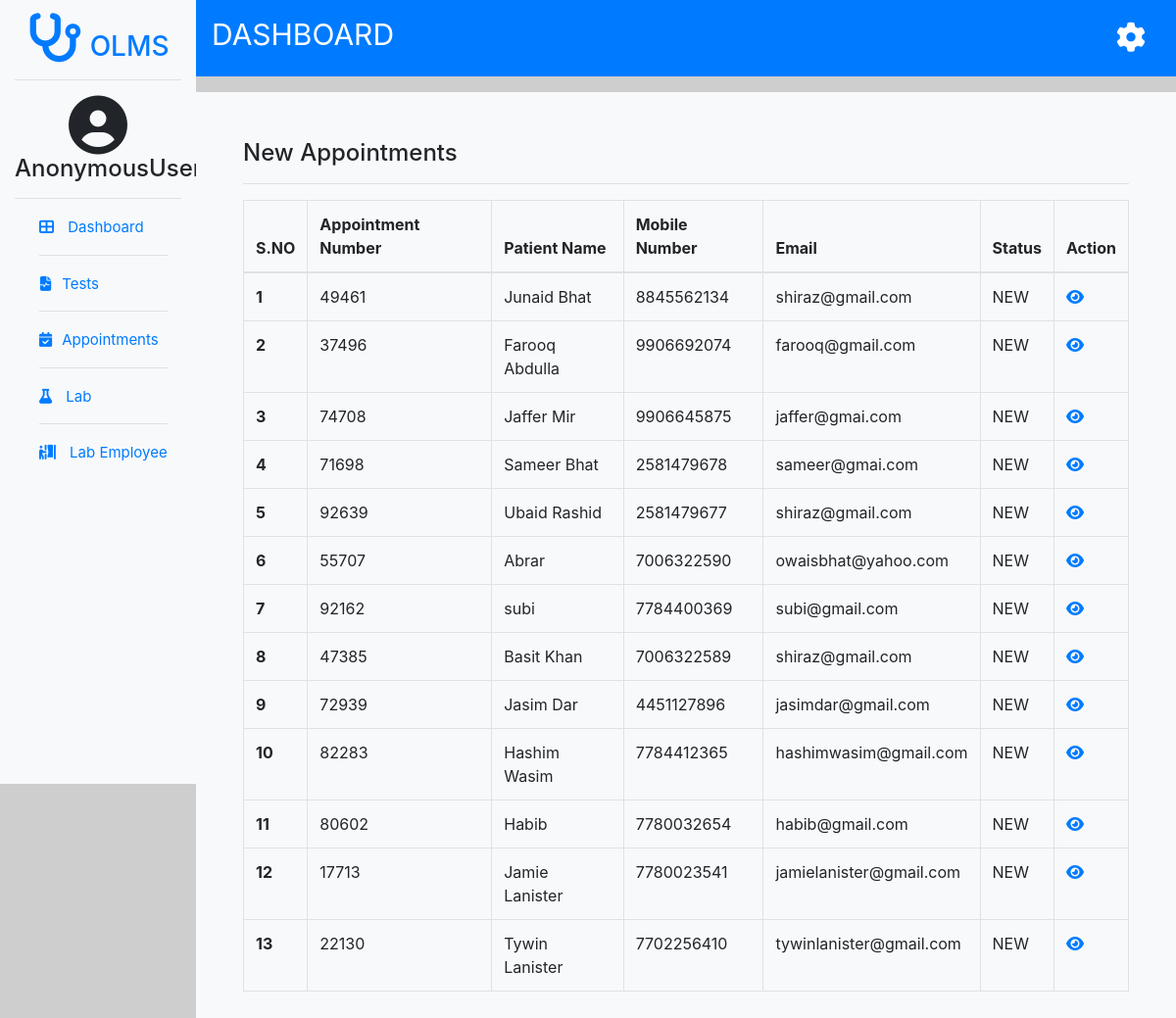
/newappointments/, run on an earlier commit of the app's database.
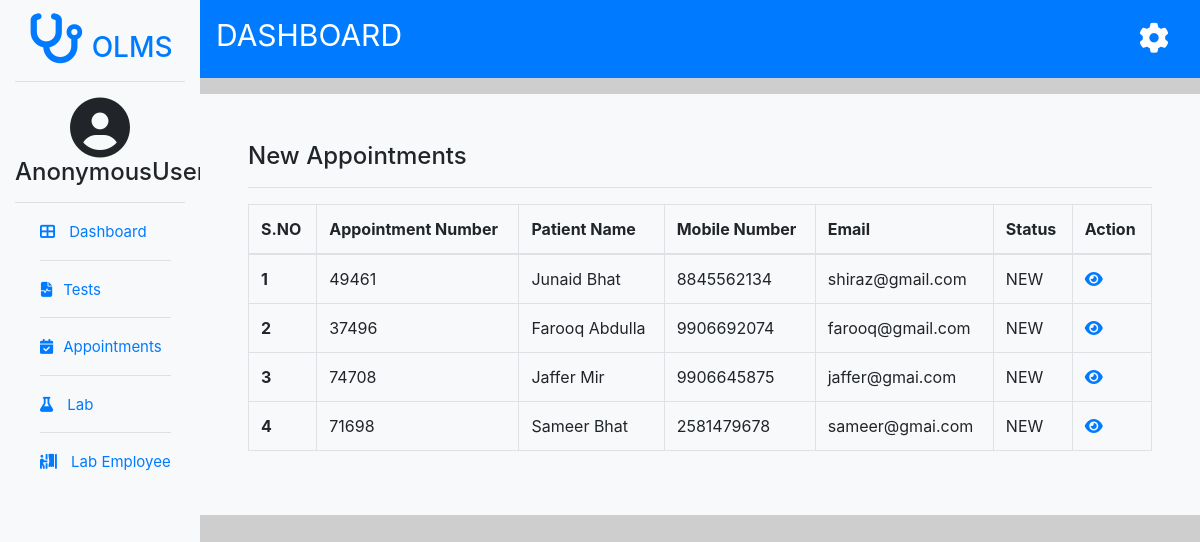
And on a later commit of the database.
### users/models.py (models this page shows, shortened)
class appointment(models.Model):
    user_id = models.ForeignKey(enduser,on_delete=models.CASCADE)
    appointmentno = models.CharField(max_length=100, unique=True)
    patientname =models.CharField(max_length=30)
    gender = models.CharField(max_length=10)
    address= models.CharField(max_length=200, default='NA')
    dateofbirth = models.DateField()
    mobile = models.IntegerField(unique=True)
    email= models.CharField(max_length=100)
    appointmentdate = models.DateField(default=date.today)
    appointmenttime = models.DateTimeField(default=timezone.now)
    prescription= models.FileField(blank=True, null=True)

### users/views.py (the view)
# urls.py: path("newappointments/", views.newappointments, name='newappointments'),
def newappointments(request):
    new=appointment.objects.filter(appointmentstatus__status='NEW')
    return render(request,'new-appointments.html',{'newapt':new})

### templates/new-appointments.html (shortened to what this page needs)
{% extends 'adminbase.html' %}
{% block body %}
<div class="container  bg-light p-5 mt-3">
  <div class="row">
    <div class="col-lg-12">
      <h4>New Appointments</h4>
      <hr>
      <table class="table table-bordered">
        <thead>
          <tr>
            <th scope="col">S.NO</th>
            <th scope="col">Appointment Number</th>
            <th scope="col">Patient Name</th>
            <th scope="col">Mobile Number</th>
            <th scope="col">Email</th>
            <th scope="col">Status</th>
            <th scope="col">Action</th>
          </tr>
        </thead>
        <tbody>
        <tbody>
          {% for apt in newapt %}
          <tr>
            <th scope="row">{{forloop.counter}}</th>
            <td>{{apt.appointmentno}}</td>
            <td>{{ apt.patientname }}</td>
            <td>{{ apt.mobile }}</td>
            <td>{{ apt.email }}</td>
            <td>NEW</td>
            <td><a href="{% url 'appointmentdetails' apt.id %}"><i class="fas fa-eye"></i></a></td>
          </tr>
          {% endfor %}
        </tbody>
        </tbody>
      </table>
    </div>
  </div>
</div>
{% endblock body %}

What changed in the data, as far as the page shows it:
removed appointment: appointmentno "92639", patientname "Ubaid Rashid", mobile "2581479677", email "shiraz@gmail.com"
removed appointment: appointmentno "55707", patientname "Abrar", mobile "7006322590", email "owaisbhat@yahoo.com"
removed appointment: appointmentno "92162", patientname "subi", mobile "7784400369", email "subi@gmail.com"
removed appointment: appointmentno "47385", patientname "Basit Khan", mobile "7006322589", email "shiraz@gmail.com"
removed appointment: appointmentno "72939", patientname "Jasim Dar", mobile "4451127896", email "jasimdar@gmail.com"
removed appointment: appointmentno "82283", patientname "Hashim Wasim", mobile "7784412365", email "hashimwasim@gmail.com"
removed appointment: appointmentno "80602", patientname "Habib", mobile "7780032654", email "habib@gmail.com"
removed appointment: appointmentno "17713", patientname "Jamie Lanister", mobile "7780023541", email "jamielanister@gmail.com"
removed appointment: appointmentno "22130", patientname "Tywin Lanister", mobile "7702256410", email "tywinlanister@gmail.com"
